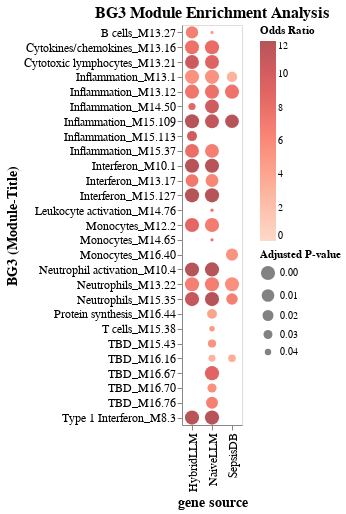

Notebook source saved alongside this figure:
### Code cell
cx = alt.Chart(merge_bg3_enr,width=60, height=400).mark_point(filled=True).encode(
    x=alt.X('source', title='gene source'),
    y=alt.Y('Term', title='BG3 (Module-Title)'),
    color=alt.Color('Odds Ratio', scale=alt.Scale(scheme='reds',domain=[0,12], clamp=True), title='Odds Ratio'),
    size=alt.Size('Adjusted P-value', scale=alt.Scale(range=[10, 200],reverse=True)),
    tooltip=['Term', 'Odds Ratio', 'Adjusted P-value', 'Overlap', 'source']
).properties(
    title='BG3 Module Enrichment Analysis'
).interactive().configure_axis(
    labelFontSize=12,
    titleFontSize=14
).configure_title(
    fontSize=16
)

cx

### Figure 1 — Vega-Lite specification as saved in the notebook (floating-point values rounded to 4 significant figures)
{"config": {"view": {"continuousWidth": 300, "continuousHeight": 300}, "axis": {"labelFontSize": 12, "titleFontSize": 14}, "title": {"fontSize": 16}}, "data": {"name": "data-c44baca86c5c6bd8c2498e3ab50632d0"}, "mark": {"type": "point", "filled": true}, "encoding": {"color": {"field": "Odds Ratio", "scale": {"clamp": true, "domain": [0, 12], "scheme": "reds"}, "title": "Odds Ratio", "type": "quantitative"}, "size": {"field": "Adjusted P-value", "scale": {"range": [10, 200], "reverse": true}, "type": "quantitative"}, "tooltip": [{"field": "Term", "type": "nominal"}, {"field": "Odds Ratio", "type": "quantitative"}, {"field": "Adjusted P-value", "type": "quantitative"}, {"field": "Overlap", "type": "nominal"}, {"field": "source", "type": "nominal"}], "x": {"field": "source", "title": "gene source", "type": "nominal"}, "y": {"field": "Term", "title": "BG3 (Module-Title)", "type": "nominal"}}, "height": 400, "params": [{"name": "param_1", "select": {"type": "interval", "encodings": ["x", "y"]}, "bind": "scales"}], "title": "BG3 Module Enrichment Analysis", "width": 60, "$schema": "https://vega.github.io/schema/vega-lite/v5.20.1.json", "datasets": {"data-c44baca86c5c6bd8c2498e3ab50632d0": [{"index": 3, "Term": "B cells_M13.27", "Overlap": "6/33", "Adjusted P-value": 0.01202, "Odds Ratio": 6.666, "source": "HybridLLM", "Category": "B cells"}, {"index": 4, "Term": "B cells_M13.27", "Overlap": "6/33", "Adjusted P-value": 0.04795, "Odds Ratio": 4.727, "source": "NaiveLLM", "Category": "B cells"}, {"index": 27, "Term": "Cytokines/chemokines_M13.16", "Overlap": "11/39", "Adjusted P-value": 4.605e-05, "Odds Ratio": 8.143, "source": "NaiveLLM", "Category": "Cytokines/chemokines"}, {"index": 25, "Term": "Cytokines/chemokines_M13.16", "Overlap": "8/39", "Adjusted P-value": 0.0009103, "Odds Ratio": 7.647, "source": "HybridLLM", "Category": "Cytokines/chemokines"}, {"index": 31, "Term": "Cytotoxic lymphocytes_M13.21", "Overlap": "7/23", "Adjusted P-value": 0.001502, "Odds Ratio": 9.116, "source": "NaiveLLM", "Category": "Cytotoxic lymphocytes"}, {"index": 29, "Term": "Cytotoxic lymphocytes_M13.21", "Overlap": "6/23", "Adjusted P-value": 0.001836, "Odds Ratio": 10.48, "source": "HybridLLM", "Category": "Cytotoxic lymphocytes"}, {"index": 61, "Term": "Inflammation_M13.1", "Overlap": "28/137", "Adjusted P-value": 6.397e-09, "Odds Ratio": 5.383, "source": "NaiveLLM", "Category": "Inflammation"}, {"index": 62, "Term": "Inflammation_M13.12", "Overlap": "15/55", "Adjusted P-value": 1.42e-06, "Odds Ratio": 7.773, "source": "NaiveLLM", "Category": "Inflammation"}, {"index": 54, "Term": "Inflammation_M13.1", "Overlap": "21/137", "Adjusted P-value": 1.966e-06, "Odds Ratio": 5.369, "source": "HybridLLM", "Category": "Inflammation"}, {"index": 55, "Term": "Inflammation_M13.12", "Overlap": "11/55", "Adjusted P-value": 5.588e-05, "Odds Ratio": 7.371, "source": "HybridLLM", "Category": "Inflammation"}, {"index": 64, "Term": "Inflammation_M13.12", "Overlap": "13/55", "Adjusted P-value": 6.629e-05, "Odds Ratio": 7.571, "source": "SepsisDB", "Category": "Inflammation"}, {"index": 61, "Term": "Inflammation_M15.109", "Overlap": "6/17", "Adjusted P-value": 0.0003223, "Odds Ratio": 15.96, "source": "HybridLLM", "Category": "Inflammation"}, {"index": 68, "Term": "Inflammation_M15.109", "Overlap": "6/17", "Adjusted P-value": 0.001836, "Odds Ratio": 11.32, "source": "NaiveLLM", "Category": "Inflammation"}, {"index": 63, "Term": "Inflammation_M15.37", "Overlap": "7/33", "Adjusted P-value": 0.00185, "Odds Ratio": 8.003, "source": "HybridLLM", "Category": "Inflammation"}, {"index": 70, "Term": "Inflammation_M15.37", "Overlap": "8/33", "Adjusted P-value": 0.002291, "Odds Ratio": 6.692, "source": "NaiveLLM", "Category": "Inflammation"}, {"index": 66, "Term": "Inflammation_M14.50", "Overlap": "6/18", "Adjusted P-value": 0.002291, "Odds Ratio": 10.41, "source": "NaiveLLM", "Category": "Inflammation"}, {"index": 69, "Term": "Inflammation_M15.109", "Overlap": "6/17", "Adjusted P-value": 0.003552, "Odds Ratio": 13.31, "source": "SepsisDB", "Category": "Inflammation"}, {"index": 63, "Term": "Inflammation_M13.1", "Overlap": "15/137", "Adjusted P-value": 0.02279, "Odds Ratio": 3.007, "source": "SepsisDB", "Category": "Inflammation"}, {"index": 62, "Term": "Inflammation_M15.113", "Overlap": "4/16", "Adjusted P-value": 0.0251, "Odds Ratio": 10.12, "source": "HybridLLM", "Category": "Inflammation"}, {"index": 59, "Term": "Inflammation_M14.50", "Overlap": "4/18", "Adjusted P-value": 0.0376, "Odds Ratio": 8.718, "source": "HybridLLM", "Category": "Inflammation"}, {"index": 67, "Term": "Interferon_M15.127", "Overlap": "7/14", "Adjusted P-value": 1.139e-05, "Odds Ratio": 28.33, "source": "HybridLLM", "Category": "Interferon"}, {"index": 65, "Term": "Interferon_M10.1", "Overlap": "8/21", "Adjusted P-value": 1.432e-05, "Odds Ratio": 17.87, "source": "HybridLLM", "Category": "Interferon"}, {"index": 74, "Term": "Interferon_M15.127", "Overlap": "7/14", "Adjusted P-value": 4.605e-05, "Odds Ratio": 20.07, "source": "NaiveLLM", "Category": "Interferon"}, {"index": 72, "Term": "Interferon_M10.1", "Overlap": "8/21", "Adjusted P-value": 7.975e-05, "Odds Ratio": 12.65, "source": "NaiveLLM", "Category": "Interferon"}, {"index": 73, "Term": "Interferon_M13.17", "Overlap": "7/31", "Adjusted P-value": 0.00865, "Odds Ratio": 6.135, "source": "NaiveLLM", "Category": "Interferon"}, {"index": 66, "Term": "Interferon_M13.17", "Overlap": "6/31", "Adjusted P-value": 0.009077, "Odds Ratio": 7.19, "source": "HybridLLM", "Category": "Interferon"}, {"index": 77, "Term": "Leukocyte activation_M14.76", "Overlap": "4/15", "Adjusted P-value": 0.04795, "Odds Ratio": 7.808, "source": "NaiveLLM", "Category": "Leukocyte activation"}, {"index": 71, "Term": "Monocytes_M12.2", "Overlap": "10/44", "Adjusted P-value": 5.588e-05, "Odds Ratio": 8.667, "source": "HybridLLM", "Category": "Monocytes"}, {"index": 78, "Term": "Monocytes_M12.2", "Overlap": "11/44", "Adjusted P-value": 0.0001179, "Odds Ratio": 6.925, "source": "NaiveLLM", "Category": "Monocytes"}, {"index": 84, "Term": "Monocytes_M16.40", "Overlap": "9/51", "Adjusted P-value": 0.01377, "Odds Ratio": 5.282, "source": "SepsisDB", "Category": "Monocytes"}, {"index": 79, "Term": "Monocytes_M14.65", "Overlap": "4/15", "Adjusted P-value": 0.04795, "Odds Ratio": 7.808, "source": "NaiveLLM", "Category": "Monocytes"}, {"index": 85, "Term": "Neutrophil activation_M10.4", "Overlap": "8/13", "Adjusted P-value": 1.42e-06, "Odds Ratio": 31.08, "source": "NaiveLLM", "Category": "Neutrophil activation"}, {"index": 78, "Term": "Neutrophil activation_M10.4", "Overlap": "6/13", "Adjusted P-value": 5.588e-05, "Odds Ratio": 24.49, "source": "HybridLLM", "Category": "Neutrophil activation"}, {"index": 89, "Term": "Neutrophils_M15.35", "Overlap": "13/33", "Adjusted P-value": 1.25e-07, "Odds Ratio": 13.35, "source": "NaiveLLM", "Category": "Neutrophils"}, {"index": 86, "Term": "Neutrophils_M13.22", "Overlap": "16/65", "Adjusted P-value": 1.964e-06, "Odds Ratio": 6.777, "source": "NaiveLLM", "Category": "Neutrophils"}, {"index": 82, "Term": "Neutrophils_M15.35", "Overlap": "9/33", "Adjusted P-value": 5.229e-05, "Odds Ratio": 11.02, "source": "HybridLLM", "Category": "Neutrophils"}, {"index": 79, "Term": "Neutrophils_M13.22", "Overlap": "12/65", "Adjusted P-value": 5.588e-05, "Odds Ratio": 6.676, "source": "HybridLLM", "Category": "Neutrophils"}, {"index": 87, "Term": "Neutrophils_M13.22", "Overlap": "12/65", "Adjusted P-value": 0.001528, "Odds Ratio": 5.551, "source": "SepsisDB", "Category": "Neutrophils"}, {"index": 90, "Term": "Neutrophils_M15.35", "Overlap": "7/33", "Adjusted P-value": 0.01735, "Odds Ratio": 6.668, "source": "SepsisDB", "Category": "Neutrophils"}, {"index": 125, "Term": "Protein synthesis_M16.44", "Overlap": "8/48", "Adjusted P-value": 0.02618, "Odds Ratio": 4.207, "source": "NaiveLLM", "Category": "Protein synthesis"}, {"index": 136, "Term": "T cells_M15.38", "Overlap": "6/32", "Adjusted P-value": 0.04303, "Odds Ratio": 4.905, "source": "NaiveLLM", "Category": "T cells"}, {"index": 240, "Term": "TBD_M16.67", "Overlap": "10/33", "Adjusted P-value": 5.758e-05, "Odds Ratio": 9.004, "source": "NaiveLLM", "Category": "TBD"}, {"index": 246, "Term": "TBD_M16.76", "Overlap": "6/25", "Adjusted P-value": 0.01447, "Odds Ratio": 6.671, "source": "NaiveLLM", "Category": "TBD"}, {"index": 242, "Term": "TBD_M16.70", "Overlap": "6/29", "Adjusted P-value": 0.0295, "Odds Ratio": 5.533, "source": "NaiveLLM", "Category": "TBD"}, {"index": 187, "Term": "TBD_M15.43", "Overlap": "6/30", "Adjusted P-value": 0.03364, "Odds Ratio": 5.307, "source": "NaiveLLM", "Category": "TBD"}, {"index": 226, "Term": "TBD_M16.16", "Overlap": "11/88", "Adjusted P-value": 0.03591, "Odds Ratio": 3.51, "source": "SepsisDB", "Category": "TBD"}, {"index": 214, "Term": "TBD_M16.16", "Overlap": "11/88", "Adjusted P-value": 0.03825, "Odds Ratio": 2.981, "source": "NaiveLLM", "Category": "TBD"}, {"index": 255, "Term": "Type 1 Interferon_M8.3", "Overlap": "12/17", "Adjusted P-value": 1.681e-10, "Odds Ratio": 46.05, "source": "NaiveLLM", "Category": "Type 1 Interferon"}, {"index": 216, "Term": "Type 1 Interferon_M8.3", "Overlap": "8/17", "Adjusted P-value": 3.865e-06, "Odds Ratio": 25.41, "source": "HybridLLM", "Category": "Type 1 Interferon"}]}}
